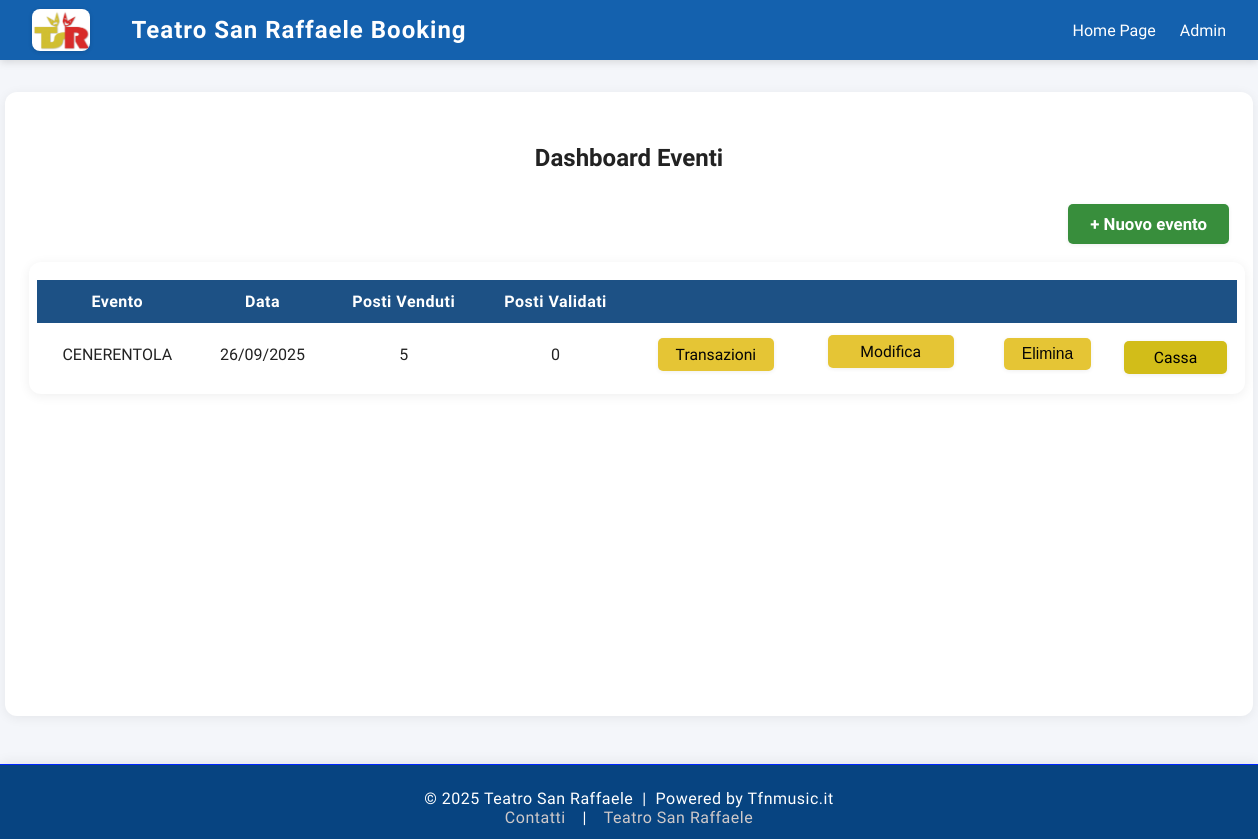
Page /dashboard (signed in) on the earlier database version.
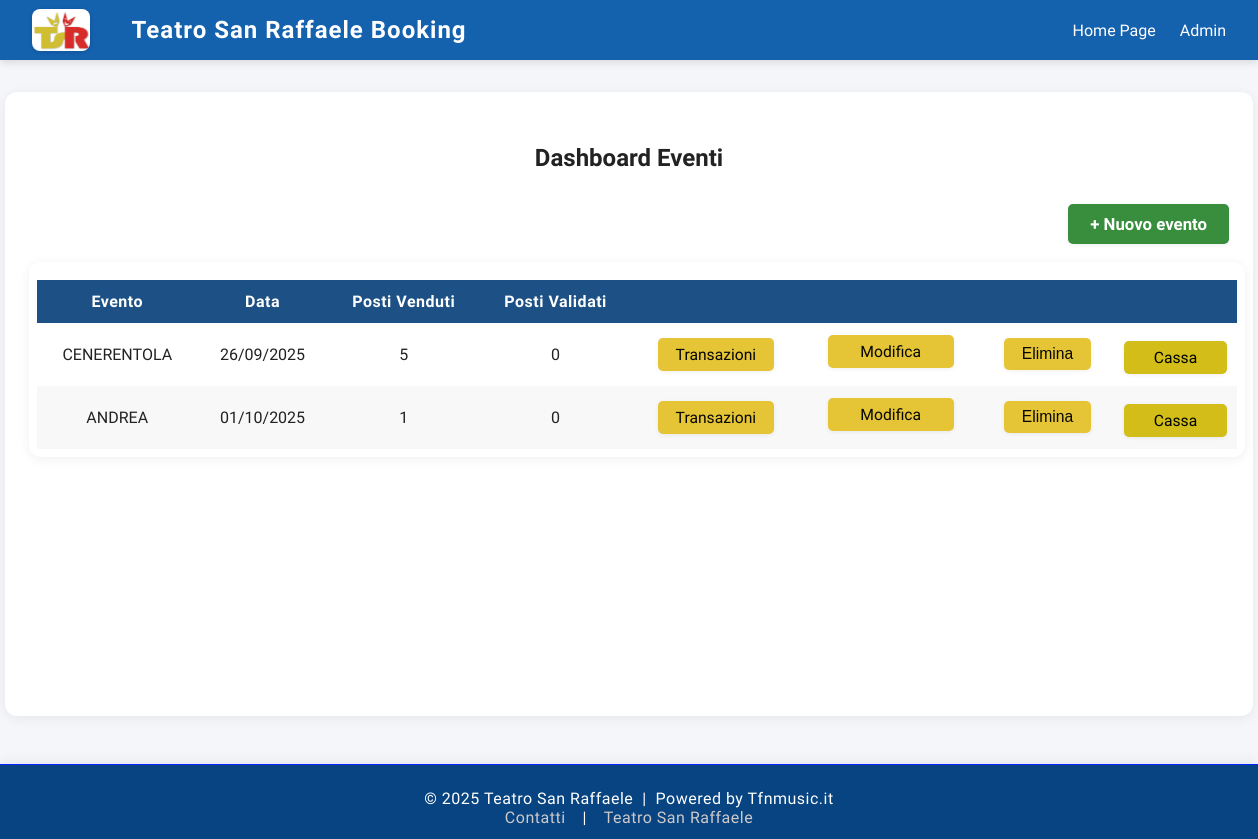
Same page on the later database version.
### tables this page shows
CREATE TABLE events (
    id INTEGER PRIMARY KEY AUTOINCREMENT,
    title TEXT NOT NULL,
    date TEXT NOT NULL,
    time TEXT NOT NULL,
    price REAL NOT NULL,
    poster_url TEXT         
);

### app.py (the view)
@app.route('/dashboard')
@login_required
def dashboard():
    events = get_all_events()
    event_list = []
    for event in events:
        stats = get_event_stats(event['id'])
        event_list.append({
            'id': event['id'],
            'title': event['title'],
            'date': event['date'],
            'sold': stats['sold'],
            'validated': stats['validated'],
        })
    return render_template('dashboard.html', events=event_list)

### app.py (called while the page is built)
@app.context_processor
def inject_now():
    return {'now': datetime.now}

### auth.py (called while the page is built)
def login_required(f):
    @wraps(f)
    def decorated_function(*args, **kwargs):
        if session.get('logged_in') != True:
            return redirect(url_for('admin'))
        return f(*args, **kwargs)
    return decorated_function

### database.py (called while the page is built)
def get_db():
    conn = sqlite3.connect(DB_PATH)
    conn.row_factory = sqlite3.Row
    return conn

def get_all_events():
    conn = get_db()
    events = conn.execute('SELECT * FROM events').fetchall()
    conn.close()
    return events

### templates/dashboard.html (shortened to what this page needs)
{% extends 'base.html' %}
{% block content %}
<h2 style="text-align:center; margin-bottom: 32px;">Dashboard Eventi</h2>
<div style="text-align:right; margin-bottom: 18px;">
  <a href="{{ url_for('add_event') }}" class="btn-new-event">+ Nuovo evento</a>
</div>
<div class="dashboard-table-wrapper">
  <table class="dashboard-table">
    <thead>
      <tr>
        <th>Evento</th>
        <th>Data</th>
        <th>Posti Venduti</th>
        <th>Posti Validati</th>
        <th></th>
        <th></th>
        <th></th>
        <th></th>
      </tr>
    </thead>
    <tbody>
      {% for e in events |sort(attribute='id') %}
      <tr>
        <td>{{ e.title }}</td>
        <td>{{ e.date }}</td>
        <td>{{ e.sold }}</td>
        <td>{{ e.validated }}</td>
        <td>
          <a href="{{ url_for('event_transactions', event_id=e.id) }}" class="btn-table">Transazioni</a>
        </td>
        <td class="dashboard-actions">
          <a href="{{ url_for('edit_event', event_id=e.id) }}" class="btn-table btn-edit">Modifica</a>
        </td>
        <td>
          <form action="{{ url_for('delete_event', event_id=e.id) }}" method="post" style="display:inline;"
            onsubmit="return confirm('Sei sicuro di voler eliminare questo evento?');">
            <button type="submit" class="btn-table btn-delete">Elimina</button>
          </form>
        </td>
        <td>
          <a href="{{ url_for('admin_book_seats', event_id=e.id) }}" class="btn-table"
            style="background:#d2bd19;color:#000000;margin-top:6px;display:block;">Cassa</a>
        </td>
      </tr>
      {% else %}
      <tr>
        <td colspan="7" style="text-align:center; color:#888;">Nessun evento presente.</td>
      </tr>
      {% endfor %}
    </tbody>
  </table>
</div>
{% endblock %}

Differences in the rows shown:
added events: title "ANDREA", date "01/10/2025", sold "1", validated "0"
